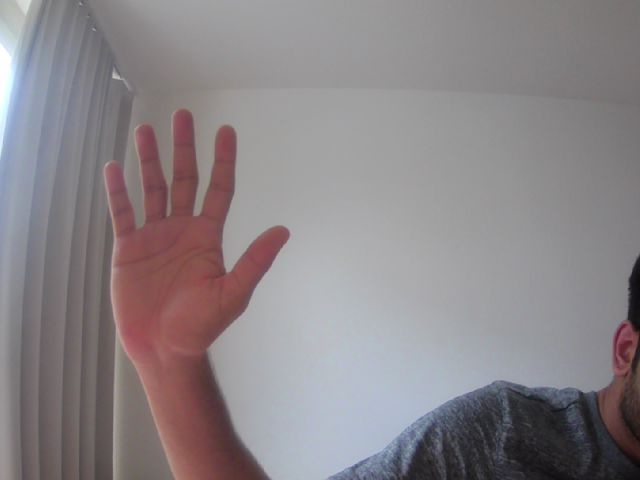
#> input picture pr.jpg, 640 x 480 px
$ jupyter execute task4_2.ipynb
#> lines starting #> are read from the running program, lines starting #| are printed output that depends on the picture; after the words box and inside, x2 and y2 are one past the last pixel; in counts of white or black regions, pixels touching at a corner belong together
[cell 1]
import numpy as np, cv2

[cell 2]
a1 = cv2.imread("pr.jpg")
#> a1 is the input picture: shape (480, 640, 3); mean B, G, R 135.6, 132.4, 138.7
a2 = cv2.imread("pr1.jpg")
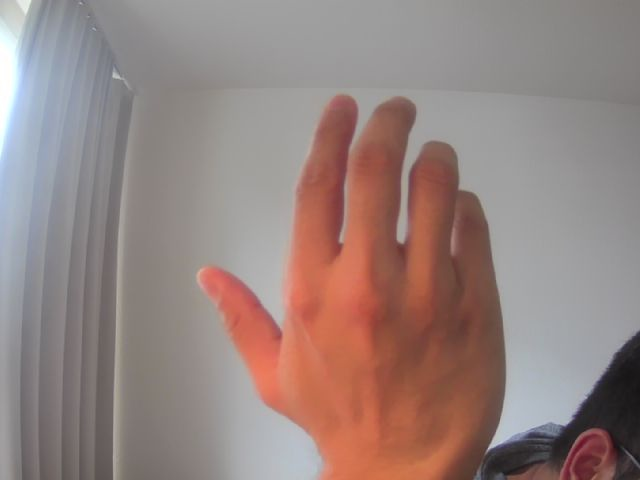
#> input picture pr1.jpg, 640 x 480 px
#> a2 is the input picture: shape (480, 640, 3); mean B, G, R 128, 131.6, 149.7

[cell 3]
cv2.imshow('Hello', a1)
cv2.waitKey()
cv2.destroyAllWindows()

[cell 4]
cv2.imshow('Hi', a2)
cv2.waitKey()
cv2.destroyAllWindows()

[cell 5]
a1.shape
#> Out = (480, 640, 3)

[cell 6]
a2.shape
#> Out = (480, 640, 3)

[cell 7]
crop1 = a1[120:360,200:300]
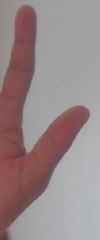
#> crop1: shape (240, 100, 3); mean B, G, R 136.5, 135.5, 152.4
crop2 = a2[120:360,200:300]
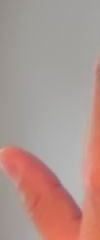
#> crop2: shape (240, 100, 3); mean B, G, R 143.3, 149.5, 175.6

[cell 8]
cv2.imwrite("cropped1.jpg",crop1)
cv2.imwrite("cropped2.jpg",crop2)
#> Out = True

[cell 9]
cv2.imshow('Hello', crop1)
cv2.imshow('Hi', crop2)
cv2.waitKey()
cv2.destroyAllWindows()

[cell 10]
a2[120:360,200:300] = crop1
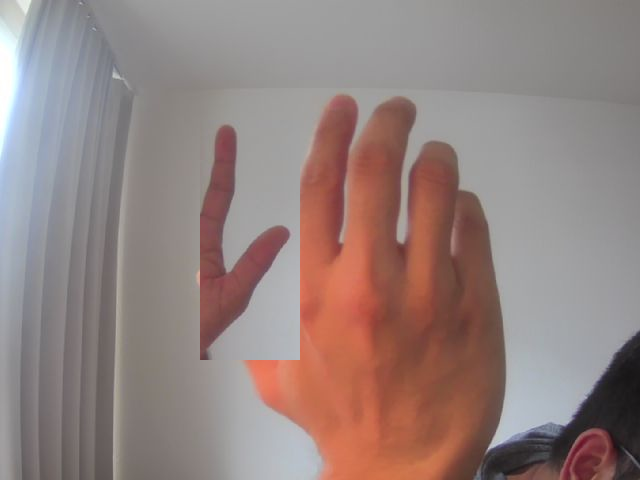
#> a2: shape (480, 640, 3); 7.6% of pixels changed, all inside (x1, y1, x2, y2) = (200, 120, 300, 360)
